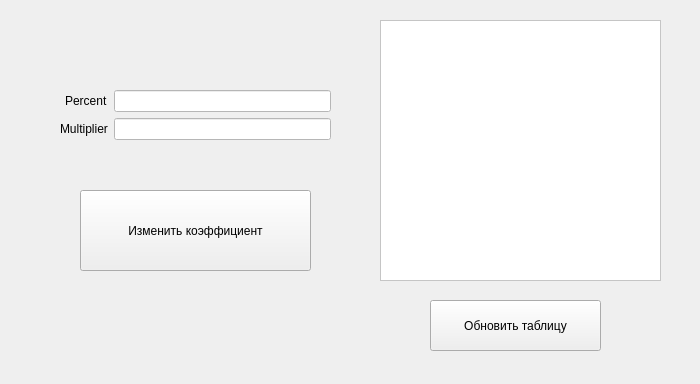
<?xml version="1.0" encoding="UTF-8"?>
<ui version="4.0">
 <class>multiplier</class>
 <widget class="QMainWindow" name="multiplier">
  <property name="geometry">
   <rect>
    <x>0</x>
    <y>0</y>
    <width>700</width>
    <height>384</height>
   </rect>
  </property>
  <property name="minimumSize">
   <size>
    <width>700</width>
    <height>384</height>
   </size>
  </property>
  <property name="maximumSize">
   <size>
    <width>700</width>
    <height>384</height>
   </size>
  </property>
  <property name="windowTitle">
   <string>Multiplier</string>
  </property>
  <widget class="QWidget" name="centralwidget">
   <widget class="QPushButton" name="pushButton">
    <property name="geometry">
     <rect>
      <x>80</x>
      <y>190</y>
      <width>231</width>
      <height>81</height>
     </rect>
    </property>
    <property name="text">
     <string>Изменить коэффициент</string>
    </property>
   </widget>
   <widget class="QWidget" name="layoutWidget">
    <property name="geometry">
     <rect>
      <x>60</x>
      <y>90</y>
      <width>271</width>
      <height>131</height>
     </rect>
    </property>
    <layout class="QFormLayout" name="formLayout">
     <property name="labelAlignment">
      <set>Qt::AlignRight|Qt::AlignTrailing|Qt::AlignVCenter</set>
     </property>
     <item row="0" column="0">
      <widget class="QLabel" name="label">
       <property name="text">
        <string>Percent</string>
       </property>
      </widget>
     </item>
     <item row="0" column="1">
      <widget class="QLineEdit" name="line_percent">
       <property name="styleSheet">
        <string notr="true">background-color: white;
color: black;</string>
       </property>
      </widget>
     </item>
     <item row="1" column="0">
      <widget class="QLabel" name="label_2">
       <property name="text">
        <string>Multiplier</string>
       </property>
      </widget>
     </item>
     <item row="1" column="1">
      <widget class="QLineEdit" name="line_multiplier">
       <property name="styleSheet">
        <string notr="true">background-color: white;
color: black;</string>
       </property>
      </widget>
     </item>
    </layout>
   </widget>
   <widget class="QPushButton" name="reload_table">
    <property name="geometry">
     <rect>
      <x>430</x>
      <y>300</y>
      <width>171</width>
      <height>51</height>
     </rect>
    </property>
    <property name="text">
     <string>Обновить таблицу</string>
    </property>
   </widget>
   <widget class="QTableView" name="tableView">
    <property name="geometry">
     <rect>
      <x>380</x>
      <y>20</y>
      <width>281</width>
      <height>261</height>
     </rect>
    </property>
    <property name="styleSheet">
     <string notr="true">background-color: white;
color: black;</string>
    </property>
   </widget>
  </widget>
 </widget>
 <resources/>
 <connections/>
</ui>
